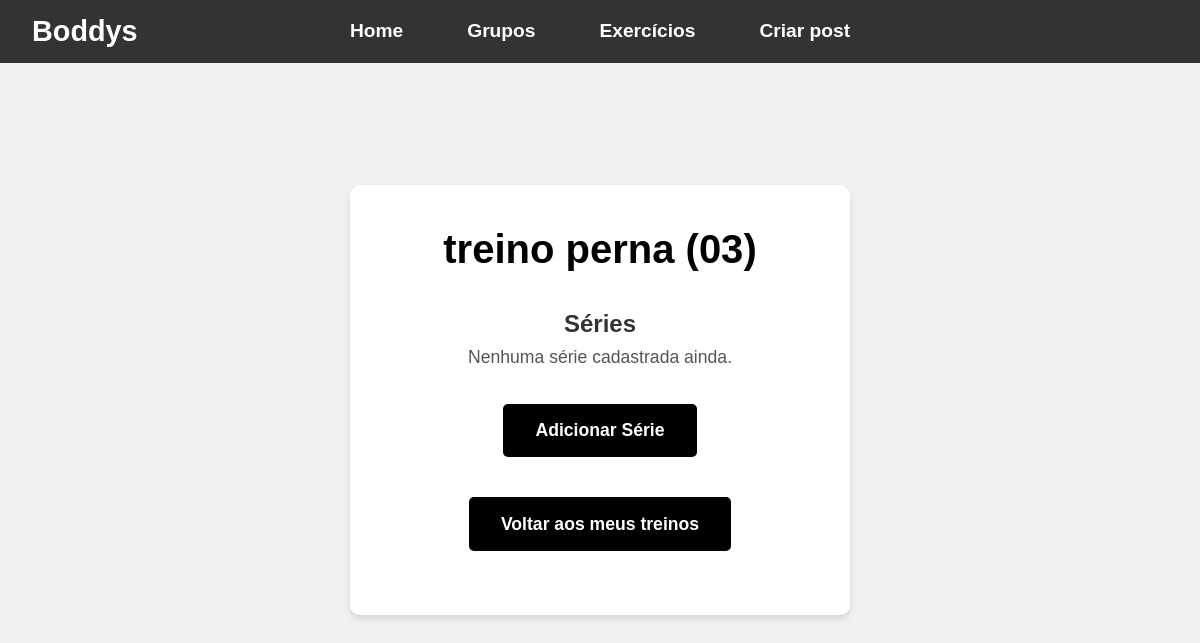
Page /workouts/1/ (signed in) on the earlier database version.
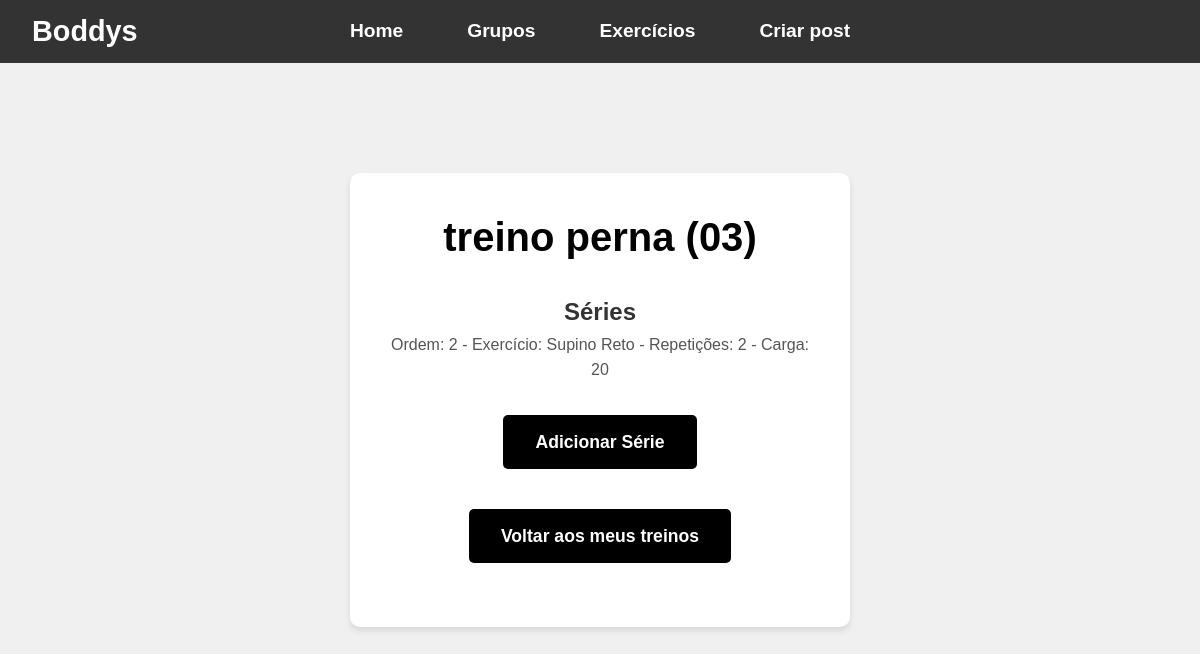
Same page on the later database version.
### workouts/models.py (models this page shows, shortened)
class Treino(models.Model):
    nome = models.CharField(max_length=255)
    dia = models.CharField(max_length=50)
    usuario = models.ForeignKey(
    settings.AUTH_USER_MODEL,
    on_delete=models.CASCADE,
    related_name='treinos',
    null=True,
    blank=True
)

class Series(models.Model):
    treino = models.ForeignKey(Treino, on_delete=models.CASCADE, related_name='series')
    ordemDoTreino = models.IntegerField()
    numeroRepeticao = models.IntegerField()
    carga = models.CharField(max_length=50, null=True, blank=True)
    exercicio = models.ForeignKey(Exercicio, on_delete=models.CASCADE, related_name='series')

class Exercicio(models.Model):
    nome = models.CharField(max_length=255)
    equipamento = models.CharField(max_length=255, null=True, blank=True)
    tipo = models.CharField(max_length=50)  # 'musculacao' ou 'cardio'

### workouts/views.py (the view)
# urls.py: path('<int:treino_id>/', detalhar_treino_view, name='detalhar_treino'),
@login_required
def detalhar_treino_view(request, treino_id):
    treino = get_object_or_404(Treino, id=treino_id, usuario=request.user)
    series = treino.series.all().order_by('ordemDoTreino')
    return render(request, 'workouts/detalhar_treino.html', {'treino': treino, 'series': series})

### workouts/templates/workouts/detalhar_treino.html (shortened to what this page needs)
{% extends 'base.html' %}
{% block content %}
<h1>{{ treino.nome }} ({{ treino.dia }})</h1>
<h2>Séries</h2>
{% if series %}
    <ul>
    {% for serie in series %}
        <li>Ordem: {{ serie.ordemDoTreino }} - Exercício: {{ serie.exercicio.nome }} - Repetições: {{ serie.numeroRepeticao }} - Carga: {{ serie.carga }}</li>
    {% endfor %}
    </ul>
{% else %}
    <p>Nenhuma série cadastrada ainda.</p>
{% endif %}
<p><a class="button" href="{% url 'adicionar_serie' treino.id %}">Adicionar Série</a></p>
<p><a class="button" href="{% url 'listar_treinos' %}">Voltar aos meus treinos</a></p>
{% endblock content %}

### boddys_project/templates/base.html (shortened to what this page needs)
<!DOCTYPE html>
<html lang="pt-br">
<head>
</head>
<body>
    <nav class="navbar">
        <div class="logo">
            Boddys
        </div>
        <ul>
            <li><a href="{% url 'home' %}">Home</a></li>
            <li><a href="{% url 'listar_grupos' %}">Grupos</a></li>
            <li><a href="{% url 'listar_treinos' %}">Exercícios</a></li>
            <li><a href="{% url 'criar_post' %}">Criar post</a></li>
        </ul>
    </nav>
    <div class="container">
        {% block content %}{% endblock content %}
    </div>
</body>
</html>

### boddys_project/templates/base.html (style rules this page uses)
* { box-sizing: border-box; margin: 0; padding: 0; }
.navbar { position: fixed; top: 0; left: 0; width: 100%; background-color: #333333; color: #ffffff; padding: 1rem 2rem; display: flex; justify-content: center; align-items: center; z-index: 1000; }
.navbar .logo { position: absolute; left: 2rem; font-size: 1.8rem; font-weight: bold; }
.navbar ul { list-style: none; display: flex; justify-content: center; align-items: center; }
.navbar ul li { margin: 0 1rem; }
.navbar ul li a { color: #ffffff; text-decoration: none; font-size: 1.2rem; transition: color 0.3s ease; padding: 0.5rem 1rem; border-radius: 4px; }
body { padding-top: 70px; font-family: Arial, sans-serif; line-height: 1.6; background-color: #f0f0f0; color: #333333; display: flex; justify-content: center; align-items: center; min-height: 100vh; padding: 1rem; }
.container { background-color: #ffffff; padding: 2rem; border-radius: 10px; box-shadow: 0 4px 6px rgba(0, 0, 0, 0.1); max-width: 500px; width: 100%; text-align: center; }
h1 { margin-bottom: 1.5rem; font-size: 2.5rem; color: #000000; }
p { margin-bottom: 1.5rem; font-size: 1.1rem; color: #555555; }
li { margin-bottom: 1.5rem; font-size: 1rem; color: #555555; text-decoration: none; list-style-type: none; }
a { color: #000000; text-decoration: none; font-weight: bold; transition: opacity 0.3s ease; }
button, .button { background-color: #000000; color: #ffffff; border: none; padding: 0.8rem 2rem; margin: 0.5rem 0; cursor: pointer; font-size: 1.1rem; border-radius: 5px; transition: background-color 0.3s ease, transform 0.1s ease; display: inline-block; text-decoration: none; }

Differences in the rows shown:
added Series: ordemDoTreino "2", exercicio.nome "Supino Reto", numeroRepeticao "2", carga "20"
Other differences:
text no longer shown: "Nenhuma série cadastrada ainda."
